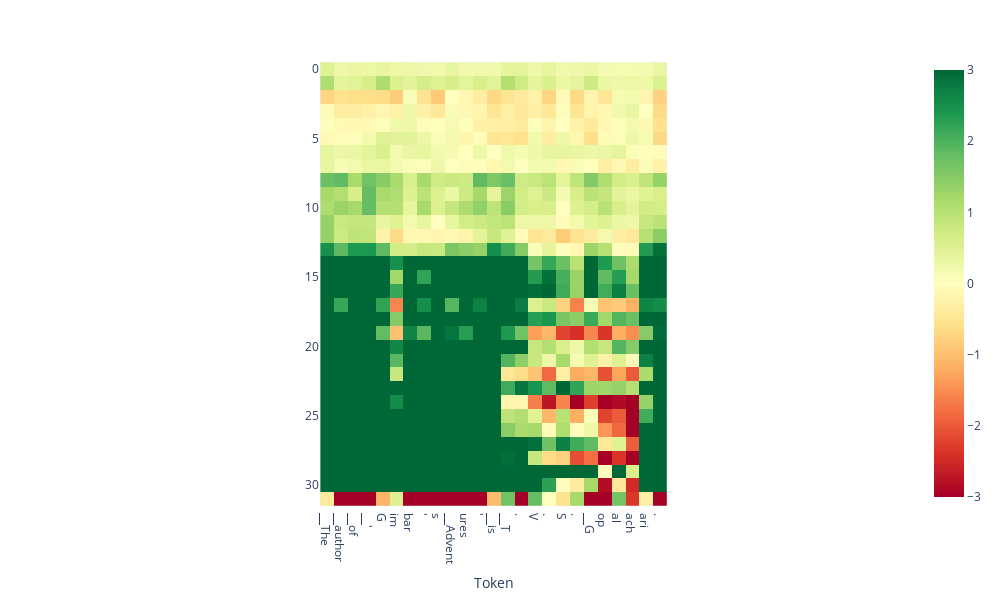

Source (notebook cell):
### Code cell
from lmdoctor.plot_utils import plot_projection_heatmap
tokens = tokenizer.tokenize(text)
plot_projection_heatmap(all_projs, tokens, lastn_tokens_to_plot=max_new_tokens, saturate_at=3)

### Figure 1 — Plotly figure (JSON) as saved in the notebook; plotly's stock layout.template omitted (floating-point values rounded to 4 significant figures; data arrays with more than 128 entries replaced by an {"elided": "..."} marker saying what was removed)
{"data": [{"coloraxis": "coloraxis", "hovertemplate": "Token: %{x}<br>y: %{y}<br>color: %{z}<extra></extra>", "name": "0", "type": "heatmap", "xaxis": "x", "yaxis": "y", "z": {"elided": "32x25 float values"}}], "layout": {"coloraxis": {"cmax": 3, "cmin": -3, "colorscale": [[0, "rgb(165,0,38)"], [0.1, "rgb(215,48,39)"], [0.2, "rgb(244,109,67)"], [0.3, "rgb(253,174,97)"], [0.4, "rgb(254,224,139)"], [0.5, "rgb(255,255,191)"], [0.6, "rgb(217,239,139)"], [0.7, "rgb(166,217,106)"], [0.8, "rgb(102,189,99)"], [0.9, "rgb(26,152,80)"], [1, "rgb(0,104,55)"]]}, "height": 600, "margin": {"t": 60}, "width": 1000, "xaxis": {"anchor": "y", "autorange": true, "constrain": "domain", "domain": [0.2905, 0.7095], "range": [-0.5, 24.5], "scaleanchor": "y", "ticktext": ["▁The", "▁author", "▁of", "▁'", "G", "im", "bar", "'", "s", "▁Advent", "ures", "'", "▁is", "▁T", ".", "V", ".", "S", ".", "▁G", "op", "al", "ach", "ari", "."], "tickvals": [0, 1, 2, 3, 4, 5, 6, 7, 8, 9, 10, 11, 12, 13, 14, 15, 16, 17, 18, 19, 20, 21, 22, 23, 24], "title": {"text": "Token"}}, "yaxis": {"anchor": "x", "autorange": true, "constrain": "domain", "domain": [0, 1], "range": [31.5, -0.5]}}}
